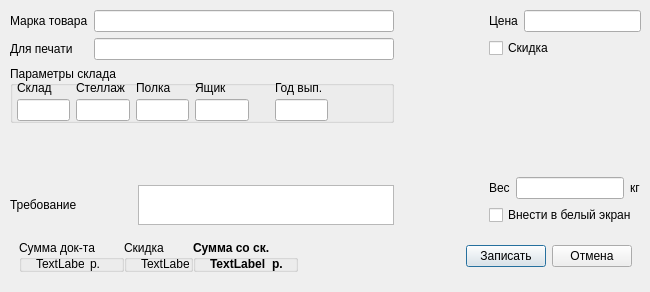
<?xml version="1.0" encoding="UTF-8"?>
<ui version="4.0">
 <class>CorrectDocRecord</class>
 <widget class="QDialog" name="CorrectDocRecord">
  <property name="geometry">
   <rect>
    <x>0</x>
    <y>0</y>
    <width>650</width>
    <height>292</height>
   </rect>
  </property>
  <property name="windowTitle">
   <string>Dialog</string>
  </property>
  <widget class="QWidget" name="layoutWidget">
   <property name="geometry">
    <rect>
     <x>10</x>
     <y>10</y>
     <width>631</width>
     <height>271</height>
    </rect>
   </property>
   <layout class="QVBoxLayout" name="verticalLayout_10">
    <item>
     <layout class="QHBoxLayout" name="horizontalLayout_12">
      <item>
       <layout class="QVBoxLayout" name="verticalLayout_6">
        <item>
         <layout class="QGridLayout" name="gridLayout">
          <item row="0" column="0">
           <widget class="QLabel" name="label">
            <property name="text">
             <string>Марка товара</string>
            </property>
           </widget>
          </item>
          <item row="0" column="1">
           <widget class="QLineEdit" name="trademark_line">
            <property name="minimumSize">
             <size>
              <width>300</width>
              <height>0</height>
             </size>
            </property>
            <property name="readOnly">
             <bool>true</bool>
            </property>
           </widget>
          </item>
          <item row="1" column="0">
           <widget class="QLabel" name="label_2">
            <property name="text">
             <string>Для печати</string>
            </property>
           </widget>
          </item>
          <item row="1" column="1">
           <widget class="QLineEdit" name="print_line">
            <property name="minimumSize">
             <size>
              <width>300</width>
              <height>0</height>
             </size>
            </property>
           </widget>
          </item>
         </layout>
        </item>
        <item>
         <widget class="QGroupBox" name="storage_box">
          <property name="sizePolicy">
           <sizepolicy hsizetype="Preferred" vsizetype="MinimumExpanding">
            <horstretch>0</horstretch>
            <verstretch>0</verstretch>
           </sizepolicy>
          </property>
          <property name="title">
           <string>Параметры склада</string>
          </property>
          <widget class="QWidget" name="layoutWidget">
           <property name="geometry">
            <rect>
             <x>7</x>
             <y>12</y>
             <width>311</width>
             <height>43</height>
            </rect>
           </property>
           <layout class="QHBoxLayout" name="horizontalLayout_4">
            <item>
             <layout class="QVBoxLayout" name="verticalLayout">
              <property name="spacing">
               <number>1</number>
              </property>
              <item>
               <widget class="QLabel" name="label_6">
                <property name="text">
                 <string>Склад</string>
                </property>
               </widget>
              </item>
              <item>
               <widget class="QLineEdit" name="storage_line">
                <property name="readOnly">
                 <bool>true</bool>
                </property>
               </widget>
              </item>
             </layout>
            </item>
            <item>
             <layout class="QVBoxLayout" name="verticalLayout_2">
              <property name="spacing">
               <number>1</number>
              </property>
              <item>
               <widget class="QLabel" name="label_7">
                <property name="text">
                 <string>Стеллаж</string>
                </property>
               </widget>
              </item>
              <item>
               <widget class="QLineEdit" name="rack_line">
                <property name="readOnly">
                 <bool>true</bool>
                </property>
               </widget>
              </item>
             </layout>
            </item>
            <item>
             <layout class="QVBoxLayout" name="verticalLayout_3">
              <property name="spacing">
               <number>1</number>
              </property>
              <item>
               <widget class="QLabel" name="label_8">
                <property name="text">
                 <string>Полка</string>
                </property>
               </widget>
              </item>
              <item>
               <widget class="QLineEdit" name="board_line">
                <property name="readOnly">
                 <bool>true</bool>
                </property>
               </widget>
              </item>
             </layout>
            </item>
            <item>
             <layout class="QVBoxLayout" name="verticalLayout_4">
              <property name="spacing">
               <number>1</number>
              </property>
              <item>
               <widget class="QLabel" name="label_9">
                <property name="text">
                 <string>Ящик</string>
                </property>
               </widget>
              </item>
              <item>
               <widget class="QLineEdit" name="box_line">
                <property name="readOnly">
                 <bool>true</bool>
                </property>
               </widget>
              </item>
             </layout>
            </item>
            <item>
             <spacer name="horizontalSpacer">
              <property name="orientation">
               <enum>Qt::Horizontal</enum>
              </property>
              <property name="sizeType">
               <enum>QSizePolicy::Fixed</enum>
              </property>
              <property name="sizeHint" stdset="0">
               <size>
                <width>20</width>
                <height>20</height>
               </size>
              </property>
             </spacer>
            </item>
            <item>
             <layout class="QVBoxLayout" name="verticalLayout_5">
              <property name="spacing">
               <number>1</number>
              </property>
              <item>
               <widget class="QLabel" name="label_10">
                <property name="text">
                 <string>Год вып.</string>
                </property>
               </widget>
              </item>
              <item>
               <widget class="QLineEdit" name="year_line">
                <property name="readOnly">
                 <bool>true</bool>
                </property>
               </widget>
              </item>
             </layout>
            </item>
           </layout>
          </widget>
         </widget>
        </item>
        <item>
         <spacer name="verticalSpacer_2">
          <property name="orientation">
           <enum>Qt::Vertical</enum>
          </property>
          <property name="sizeHint" stdset="0">
           <size>
            <width>20</width>
            <height>40</height>
           </size>
          </property>
         </spacer>
        </item>
        <item>
         <layout class="QHBoxLayout" name="horizontalLayout_3">
          <item>
           <widget class="QLabel" name="label_4">
            <property name="text">
             <string>Требование</string>
            </property>
           </widget>
          </item>
          <item>
           <widget class="QPlainTextEdit" name="notesedit">
            <property name="sizePolicy">
             <sizepolicy hsizetype="Preferred" vsizetype="Preferred">
              <horstretch>0</horstretch>
              <verstretch>0</verstretch>
             </sizepolicy>
            </property>
            <property name="maximumSize">
             <size>
              <width>16777215</width>
              <height>40</height>
             </size>
            </property>
           </widget>
          </item>
         </layout>
        </item>
       </layout>
      </item>
      <item>
       <spacer name="horizontalSpacer_3">
        <property name="orientation">
         <enum>Qt::Horizontal</enum>
        </property>
        <property name="sizeHint" stdset="0">
         <size>
          <width>40</width>
          <height>20</height>
         </size>
        </property>
       </spacer>
      </item>
      <item>
       <layout class="QVBoxLayout" name="verticalLayout_9">
        <item>
         <layout class="QVBoxLayout" name="verticalLayout_8">
          <item>
           <layout class="QHBoxLayout" name="horizontalLayout_2">
            <item>
             <widget class="QLabel" name="label_3">
              <property name="text">
               <string>Цена</string>
              </property>
             </widget>
            </item>
            <item>
             <widget class="QLineEdit" name="price_line"/>
            </item>
           </layout>
          </item>
          <item>
           <widget class="QCheckBox" name="discount_checkbox">
            <property name="text">
             <string>Скидка</string>
            </property>
           </widget>
          </item>
         </layout>
        </item>
        <item>
         <spacer name="verticalSpacer">
          <property name="orientation">
           <enum>Qt::Vertical</enum>
          </property>
          <property name="sizeHint" stdset="0">
           <size>
            <width>20</width>
            <height>40</height>
           </size>
          </property>
         </spacer>
        </item>
        <item>
         <layout class="QVBoxLayout" name="verticalLayout_7">
          <item>
           <layout class="QHBoxLayout" name="horizontalLayout">
            <item>
             <widget class="QLabel" name="label_5">
              <property name="text">
               <string>Вес</string>
              </property>
             </widget>
            </item>
            <item>
             <widget class="QLineEdit" name="weight_line"/>
            </item>
            <item>
             <widget class="QLabel" name="label_11">
              <property name="text">
               <string>кг</string>
              </property>
             </widget>
            </item>
           </layout>
          </item>
          <item>
           <widget class="QCheckBox" name="weight_checkbox">
            <property name="text">
             <string>Внести в белый экран</string>
            </property>
           </widget>
          </item>
         </layout>
        </item>
       </layout>
      </item>
     </layout>
    </item>
    <item>
     <widget class="QFrame" name="bottom_frame">
      <property name="minimumSize">
       <size>
        <width>0</width>
        <height>50</height>
       </size>
      </property>
      <layout class="QHBoxLayout" name="horizontalLayout_11">
       <item>
        <layout class="QHBoxLayout" name="horizontalLayout_9">
         <property name="spacing">
          <number>0</number>
         </property>
         <item>
          <widget class="QGroupBox" name="sum_box">
           <property name="title">
            <string>Сумма док-та</string>
           </property>
           <widget class="QWidget" name="layoutWidget">
            <property name="geometry">
             <rect>
              <x>17</x>
              <y>16</y>
              <width>64</width>
              <height>15</height>
             </rect>
            </property>
            <layout class="QHBoxLayout" name="horizontalLayout_5">
             <item>
              <widget class="QLabel" name="sum_label">
               <property name="text">
                <string>TextLabel</string>
               </property>
              </widget>
             </item>
             <item>
              <widget class="QLabel" name="label_12">
               <property name="text">
                <string>р.</string>
               </property>
              </widget>
             </item>
            </layout>
           </widget>
          </widget>
         </item>
         <item>
          <widget class="QGroupBox" name="discount_box">
           <property name="title">
            <string>Скидка</string>
           </property>
           <widget class="QWidget" name="layoutWidget">
            <property name="geometry">
             <rect>
              <x>17</x>
              <y>16</y>
              <width>65</width>
              <height>15</height>
             </rect>
            </property>
            <layout class="QHBoxLayout" name="horizontalLayout_6">
             <item>
              <widget class="QLabel" name="discount_label">
               <property name="text">
                <string>TextLabel</string>
               </property>
              </widget>
             </item>
             <item>
              <widget class="QLabel" name="label_15">
               <property name="text">
                <string>%</string>
               </property>
              </widget>
             </item>
            </layout>
           </widget>
          </widget>
         </item>
         <item>
          <widget class="QGroupBox" name="discountsum_box">
           <property name="font">
            <font>
             <weight>75</weight>
             <bold>true</bold>
            </font>
           </property>
           <property name="title">
            <string>Сумма со ск.</string>
           </property>
           <widget class="QWidget" name="layoutWidget_3">
            <property name="geometry">
             <rect>
              <x>17</x>
              <y>16</y>
              <width>77</width>
              <height>15</height>
             </rect>
            </property>
            <layout class="QHBoxLayout" name="horizontalLayout_8">
             <item>
              <widget class="QLabel" name="discountsum_label">
               <property name="text">
                <string>TextLabel</string>
               </property>
              </widget>
             </item>
             <item>
              <widget class="QLabel" name="label_19">
               <property name="text">
                <string>р.</string>
               </property>
              </widget>
             </item>
            </layout>
           </widget>
          </widget>
         </item>
        </layout>
       </item>
       <item>
        <spacer name="horizontalSpacer_2">
         <property name="orientation">
          <enum>Qt::Horizontal</enum>
         </property>
         <property name="sizeHint" stdset="0">
          <size>
           <width>40</width>
           <height>20</height>
          </size>
         </property>
        </spacer>
       </item>
       <item>
        <layout class="QHBoxLayout" name="horizontalLayout_10">
         <item>
          <widget class="QPushButton" name="ok_button">
           <property name="text">
            <string>Записать</string>
           </property>
          </widget>
         </item>
         <item>
          <widget class="QPushButton" name="cancel_button">
           <property name="text">
            <string>Отмена</string>
           </property>
          </widget>
         </item>
        </layout>
       </item>
      </layout>
     </widget>
    </item>
   </layout>
  </widget>
 </widget>
 <resources/>
 <connections/>
</ui>
